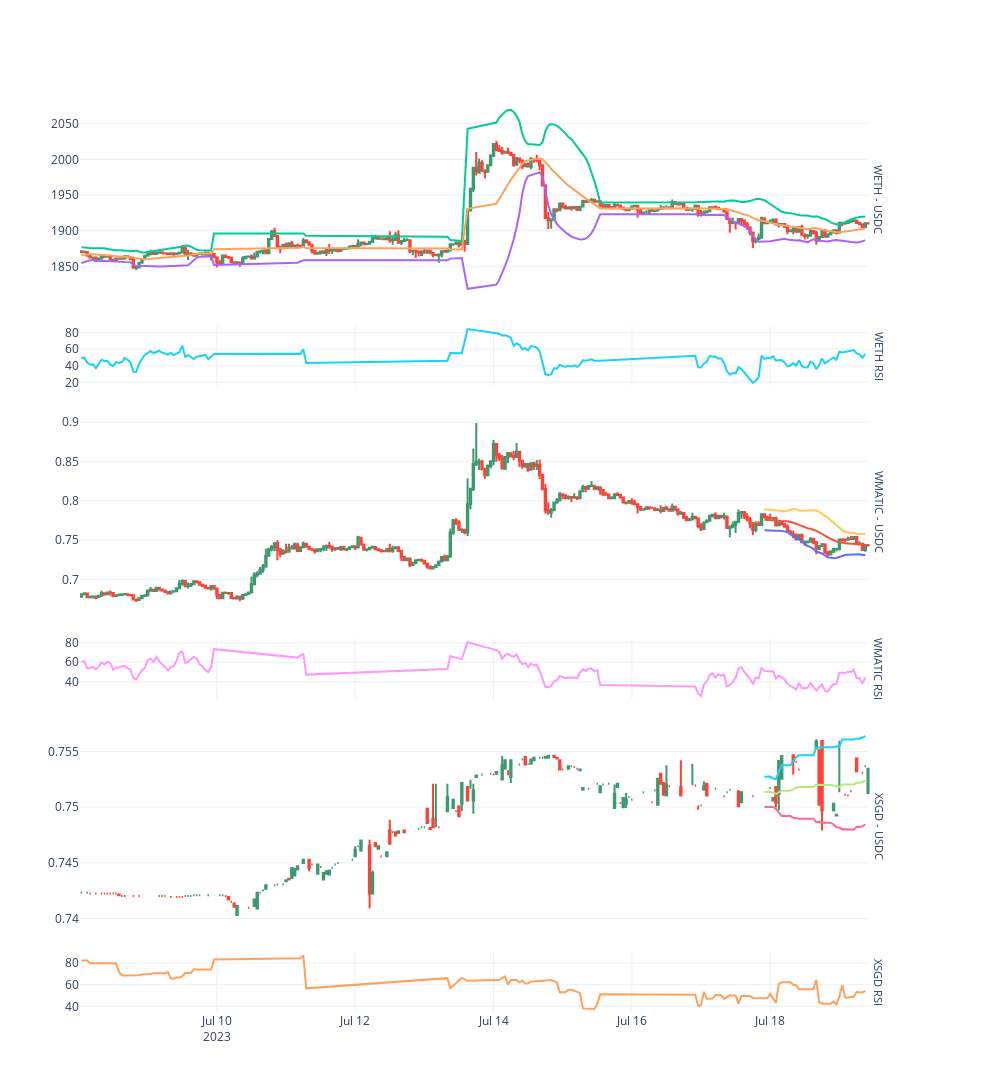

Source (notebook cell):
### Code cell
from tradeexecutor.visual.multiple_pairs import visualise_multiple_pairs

visualise_multiple_pairs(
    state, 
    universe.universe.candles,
    show_trades=False
)

### Figure 1 — Plotly figure (JSON) as saved in the notebook; plotly's stock layout.template omitted (floating-point values rounded to 4 significant figures; data arrays with more than 128 entries replaced by an {"elided": "..."} marker saying what was removed)
{"data": [{"close": {"elided": "274 float values"}, "high": {"elided": "274 float values"}, "hoverinfo": "text", "low": {"elided": "274 float values"}, "open": {"elided": "274 float values"}, "showlegend": false, "text": {"elided": "274 str values"}, "type": "candlestick", "x": {"elided": "274 str values"}, "xaxis": "x", "yaxis": "y"}, {"marker": {"color": "rgba(128,128,128,0.5)"}, "showlegend": false, "type": "bar", "x": {"elided": "724 str values"}, "xaxis": "x", "y": {"elided": "724 null values"}, "yaxis": "y"}, {"line": {"shape": "linear"}, "mode": "lines", "name": "WETH BB upper", "type": "scatter", "x": {"elided": "153 str values"}, "xaxis": "x", "y": {"elided": "153 float values"}, "yaxis": "y"}, {"line": {"shape": "linear"}, "mode": "lines", "name": "WETH BB lower", "type": "scatter", "x": {"elided": "153 str values"}, "xaxis": "x", "y": {"elided": "153 float values"}, "yaxis": "y"}, {"line": {"shape": "linear"}, "mode": "lines", "name": "WETH moving avg", "type": "scatter", "x": {"elided": "153 str values"}, "xaxis": "x", "y": {"elided": "153 float values"}, "yaxis": "y"}, {"line": {"shape": "linear"}, "mode": "lines", "name": "WETH RSI", "type": "scatter", "x": {"elided": "153 str values"}, "xaxis": "x2", "y": {"elided": "153 float values"}, "yaxis": "y3"}, {"close": {"elided": "274 float values"}, "high": {"elided": "274 float values"}, "hoverinfo": "text", "low": {"elided": "274 float values"}, "open": {"elided": "274 float values"}, "showlegend": false, "text": {"elided": "274 str values"}, "type": "candlestick", "x": {"elided": "274 str values"}, "xaxis": "x3", "yaxis": "y4"}, {"marker": {"color": "rgba(128,128,128,0.5)"}, "showlegend": false, "type": "bar", "x": {"elided": "724 str values"}, "xaxis": "x3", "y": {"elided": "724 null values"}, "yaxis": "y4"}, {"line": {"shape": "linear"}, "mode": "lines", "name": "WMATIC RSI", "type": "scatter", "x": {"elided": "153 str values"}, "xaxis": "x4", "y": {"elided": "153 float values"}, "yaxis": "y6"}, {"line": {"shape": "linear"}, "mode": "lines", "name": "WMATIC BB upper", "type": "scatter", "x": ["2023-07-17T22:00:00", "2023-07-17T23:00:00", "2023-07-18T00:00:00", "2023-07-18T01:00:00", "2023-07-18T02:00:00", "2023-07-18T03:00:00", "2023-07-18T04:00:00", "2023-07-18T05:00:00", "2023-07-18T06:00:00", "2023-07-18T07:00:00", "2023-07-18T08:00:00", "2023-07-18T09:00:00", "2023-07-18T10:00:00", "2023-07-18T11:00:00", "2023-07-18T12:00:00", "2023-07-18T13:00:00", "2023-07-18T14:00:00", "2023-07-18T15:00:00", "2023-07-18T16:00:00", "2023-07-18T17:00:00", "2023-07-18T18:00:00", "2023-07-18T19:00:00", "2023-07-18T20:00:00", "2023-07-18T21:00:00", "2023-07-18T22:00:00", "2023-07-18T23:00:00", "2023-07-19T00:00:00", "2023-07-19T01:00:00", "2023-07-19T02:00:00", "2023-07-19T03:00:00", "2023-07-19T04:00:00", "2023-07-19T05:00:00", "2023-07-19T06:00:00", "2023-07-19T07:00:00", "2023-07-19T08:00:00", "2023-07-19T09:00:00", "2023-07-19T10:00:00"], "xaxis": "x3", "y": [0.7892, 0.7889, 0.7884, 0.7884, 0.7879, 0.7874, 0.7868, 0.7867, 0.7873, 0.7884, 0.7894, 0.7892, 0.7874, 0.7874, 0.7874, 0.7875, 0.7877, 0.7875, 0.788, 0.7854, 0.7829, 0.781, 0.7786, 0.7749, 0.7727, 0.769, 0.7655, 0.7624, 0.7606, 0.7597, 0.759, 0.7594, 0.7578, 0.7577, 0.7576, 0.7572, null], "yaxis": "y4"}, {"line": {"shape": "linear"}, "mode": "lines", "name": "WMATIC BB lower", "type": "scatter", "x": ["2023-07-17T22:00:00", "2023-07-17T23:00:00", "2023-07-18T00:00:00", "2023-07-18T01:00:00", "2023-07-18T02:00:00", "2023-07-18T03:00:00", "2023-07-18T04:00:00", "2023-07-18T05:00:00", "2023-07-18T06:00:00", "2023-07-18T07:00:00", "2023-07-18T08:00:00", "2023-07-18T09:00:00", "2023-07-18T10:00:00", "2023-07-18T11:00:00", "2023-07-18T12:00:00", "2023-07-18T13:00:00", "2023-07-18T14:00:00", "2023-07-18T15:00:00", "2023-07-18T16:00:00", "2023-07-18T17:00:00", "2023-07-18T18:00:00", "2023-07-18T19:00:00", "2023-07-18T20:00:00", "2023-07-18T21:00:00", "2023-07-18T22:00:00", "2023-07-18T23:00:00", "2023-07-19T00:00:00", "2023-07-19T01:00:00", "2023-07-19T02:00:00", "2023-07-19T03:00:00", "2023-07-19T04:00:00", "2023-07-19T05:00:00", "2023-07-19T06:00:00", "2023-07-19T07:00:00", "2023-07-19T08:00:00", "2023-07-19T09:00:00", "2023-07-19T10:00:00"], "xaxis": "x3", "y": [0.7626, 0.7626, 0.7626, 0.7627, 0.7619, 0.7617, 0.7613, 0.7616, 0.7604, 0.7581, 0.7554, 0.7522, 0.7511, 0.7478, 0.7449, 0.7424, 0.7411, 0.7389, 0.7354, 0.7339, 0.733, 0.7304, 0.7282, 0.7276, 0.7269, 0.7272, 0.7288, 0.7303, 0.731, 0.7314, 0.7317, 0.7315, 0.7319, 0.7318, 0.7311, 0.7309, null], "yaxis": "y4"}, {"line": {"shape": "linear"}, "mode": "lines", "name": "WMATIC moving avg", "type": "scatter", "x": ["2023-07-17T22:00:00", "2023-07-17T23:00:00", "2023-07-18T00:00:00", "2023-07-18T01:00:00", "2023-07-18T02:00:00", "2023-07-18T03:00:00", "2023-07-18T04:00:00", "2023-07-18T05:00:00", "2023-07-18T06:00:00", "2023-07-18T07:00:00", "2023-07-18T08:00:00", "2023-07-18T09:00:00", "2023-07-18T10:00:00", "2023-07-18T11:00:00", "2023-07-18T12:00:00", "2023-07-18T13:00:00", "2023-07-18T14:00:00", "2023-07-18T15:00:00", "2023-07-18T16:00:00", "2023-07-18T17:00:00", "2023-07-18T18:00:00", "2023-07-18T19:00:00", "2023-07-18T20:00:00", "2023-07-18T21:00:00", "2023-07-18T22:00:00", "2023-07-18T23:00:00", "2023-07-19T00:00:00", "2023-07-19T01:00:00", "2023-07-19T02:00:00", "2023-07-19T03:00:00", "2023-07-19T04:00:00", "2023-07-19T05:00:00", "2023-07-19T06:00:00", "2023-07-19T07:00:00", "2023-07-19T08:00:00", "2023-07-19T09:00:00", "2023-07-19T10:00:00"], "xaxis": "x3", "y": [0.7759, 0.7757, 0.7755, 0.7755, 0.7749, 0.7746, 0.7741, 0.7741, 0.7739, 0.7733, 0.7724, 0.7707, 0.7692, 0.7676, 0.7661, 0.7649, 0.7644, 0.7632, 0.7617, 0.7597, 0.758, 0.7557, 0.7534, 0.7513, 0.7498, 0.7481, 0.7471, 0.7463, 0.7458, 0.7455, 0.7453, 0.7455, 0.7449, 0.7448, 0.7443, 0.7441, null], "yaxis": "y4"}, {"close": {"elided": "176 float values"}, "high": {"elided": "176 float values"}, "hoverinfo": "text", "low": {"elided": "176 float values"}, "open": {"elided": "176 float values"}, "showlegend": false, "text": {"elided": "176 str values"}, "type": "candlestick", "x": {"elided": "176 str values"}, "xaxis": "x5", "yaxis": "y7"}, {"marker": {"color": "rgba(128,128,128,0.5)"}, "showlegend": false, "type": "bar", "x": {"elided": "724 str values"}, "xaxis": "x5", "y": {"elided": "724 null values"}, "yaxis": "y7"}, {"line": {"shape": "linear"}, "mode": "lines", "name": "XSGD RSI", "type": "scatter", "x": {"elided": "153 str values"}, "xaxis": "x6", "y": {"elided": "153 float values"}, "yaxis": "y9"}, {"line": {"shape": "linear"}, "mode": "lines", "name": "XSGD BB upper", "type": "scatter", "x": ["2023-07-17T22:00:00", "2023-07-17T23:00:00", "2023-07-18T00:00:00", "2023-07-18T01:00:00", "2023-07-18T02:00:00", "2023-07-18T03:00:00", "2023-07-18T04:00:00", "2023-07-18T05:00:00", "2023-07-18T06:00:00", "2023-07-18T07:00:00", "2023-07-18T08:00:00", "2023-07-18T09:00:00", "2023-07-18T10:00:00", "2023-07-18T11:00:00", "2023-07-18T12:00:00", "2023-07-18T13:00:00", "2023-07-18T14:00:00", "2023-07-18T15:00:00", "2023-07-18T16:00:00", "2023-07-18T17:00:00", "2023-07-18T18:00:00", "2023-07-18T19:00:00", "2023-07-18T20:00:00", "2023-07-18T21:00:00", "2023-07-18T22:00:00", "2023-07-18T23:00:00", "2023-07-19T00:00:00", "2023-07-19T01:00:00", "2023-07-19T02:00:00", "2023-07-19T03:00:00", "2023-07-19T04:00:00", "2023-07-19T05:00:00", "2023-07-19T06:00:00", "2023-07-19T07:00:00", "2023-07-19T08:00:00", "2023-07-19T09:00:00", "2023-07-19T10:00:00"], "xaxis": "x5", "y": [0.7527, 0.7527, 0.7527, 0.7526, 0.7525, 0.7532, 0.7538, 0.7538, 0.7538, 0.7538, 0.7541, 0.7545, 0.7547, 0.7547, 0.7547, 0.7547, 0.7547, 0.7547, 0.7554, 0.7553, 0.7554, 0.7554, 0.7554, 0.7554, 0.7554, 0.7555, 0.7554, 0.7561, 0.7561, 0.7561, 0.7561, 0.7561, 0.7562, 0.7562, 0.7562, 0.7564, null], "yaxis": "y7"}, {"line": {"shape": "linear"}, "mode": "lines", "name": "XSGD BB lower", "type": "scatter", "x": ["2023-07-17T22:00:00", "2023-07-17T23:00:00", "2023-07-18T00:00:00", "2023-07-18T01:00:00", "2023-07-18T02:00:00", "2023-07-18T03:00:00", "2023-07-18T04:00:00", "2023-07-18T05:00:00", "2023-07-18T06:00:00", "2023-07-18T07:00:00", "2023-07-18T08:00:00", "2023-07-18T09:00:00", "2023-07-18T10:00:00", "2023-07-18T11:00:00", "2023-07-18T12:00:00", "2023-07-18T13:00:00", "2023-07-18T14:00:00", "2023-07-18T15:00:00", "2023-07-18T16:00:00", "2023-07-18T17:00:00", "2023-07-18T18:00:00", "2023-07-18T19:00:00", "2023-07-18T20:00:00", "2023-07-18T21:00:00", "2023-07-18T22:00:00", "2023-07-18T23:00:00", "2023-07-19T00:00:00", "2023-07-19T01:00:00", "2023-07-19T02:00:00", "2023-07-19T03:00:00", "2023-07-19T04:00:00", "2023-07-19T05:00:00", "2023-07-19T06:00:00", "2023-07-19T07:00:00", "2023-07-19T08:00:00", "2023-07-19T09:00:00", "2023-07-19T10:00:00"], "xaxis": "x5", "y": [0.75, 0.75, 0.75, 0.75, 0.7499, 0.7495, 0.7492, 0.7492, 0.7492, 0.7492, 0.749, 0.749, 0.749, 0.749, 0.749, 0.749, 0.749, 0.749, 0.7487, 0.7487, 0.7486, 0.7486, 0.7486, 0.7486, 0.7484, 0.7482, 0.7482, 0.748, 0.748, 0.748, 0.748, 0.748, 0.7482, 0.7482, 0.7483, 0.7484, null], "yaxis": "y7"}, {"line": {"shape": "linear"}, "mode": "lines", "name": "XSGD moving avg", "type": "scatter", "x": ["2023-07-17T22:00:00", "2023-07-17T23:00:00", "2023-07-18T00:00:00", "2023-07-18T01:00:00", "2023-07-18T02:00:00", "2023-07-18T03:00:00", "2023-07-18T04:00:00", "2023-07-18T05:00:00", "2023-07-18T06:00:00", "2023-07-18T07:00:00", "2023-07-18T08:00:00", "2023-07-18T09:00:00", "2023-07-18T10:00:00", "2023-07-18T11:00:00", "2023-07-18T12:00:00", "2023-07-18T13:00:00", "2023-07-18T14:00:00", "2023-07-18T15:00:00", "2023-07-18T16:00:00", "2023-07-18T17:00:00", "2023-07-18T18:00:00", "2023-07-18T19:00:00", "2023-07-18T20:00:00", "2023-07-18T21:00:00", "2023-07-18T22:00:00", "2023-07-18T23:00:00", "2023-07-19T00:00:00", "2023-07-19T01:00:00", "2023-07-19T02:00:00", "2023-07-19T03:00:00", "2023-07-19T04:00:00", "2023-07-19T05:00:00", "2023-07-19T06:00:00", "2023-07-19T07:00:00", "2023-07-19T08:00:00", "2023-07-19T09:00:00", "2023-07-19T10:00:00"], "xaxis": "x5", "y": [0.7514, 0.7514, 0.7514, 0.7513, 0.7512, 0.7514, 0.7515, 0.7515, 0.7515, 0.7515, 0.7516, 0.7517, 0.7518, 0.7518, 0.7518, 0.7518, 0.7518, 0.7518, 0.752, 0.752, 0.752, 0.752, 0.752, 0.752, 0.7519, 0.7518, 0.7518, 0.752, 0.752, 0.752, 0.752, 0.752, 0.7522, 0.7522, 0.7523, 0.7524, null], "yaxis": "y7"}], "layout": {"annotations": [{"font": {"size": 11}, "showarrow": false, "text": "WETH - USDC", "textangle": 90, "x": 0.94, "xanchor": "left", "xref": "paper", "y": 0.891, "yanchor": "middle", "yref": "paper"}, {"font": {"size": 11}, "showarrow": false, "text": "WETH RSI", "textangle": 90, "x": 0.94, "xanchor": "left", "xref": "paper", "y": 0.7194, "yanchor": "middle", "yref": "paper"}, {"font": {"size": 11}, "showarrow": false, "text": "WMATIC - USDC", "textangle": 90, "x": 0.94, "xanchor": "left", "xref": "paper", "y": 0.5477, "yanchor": "middle", "yref": "paper"}, {"font": {"size": 11}, "showarrow": false, "text": "WMATIC RSI", "textangle": 90, "x": 0.94, "xanchor": "left", "xref": "paper", "y": 0.376, "yanchor": "middle", "yref": "paper"}, {"font": {"size": 11}, "showarrow": false, "text": "XSGD - USDC", "textangle": 90, "x": 0.94, "xanchor": "left", "xref": "paper", "y": 0.2044, "yanchor": "middle", "yref": "paper"}, {"font": {"size": 11}, "showarrow": false, "text": "XSGD RSI", "textangle": 90, "x": 0.94, "xanchor": "left", "xref": "paper", "y": 0.03269, "yanchor": "middle", "yref": "paper"}], "height": 2000, "showlegend": false, "width": 1000, "xaxis": {"anchor": "y", "domain": [0, 0.94], "matches": "x6", "rangeslider": {"visible": false}, "showticklabels": false}, "xaxis2": {"anchor": "y3", "domain": [0, 0.94], "matches": "x6", "rangeslider": {"visible": false}, "showticklabels": false}, "xaxis3": {"anchor": "y4", "domain": [0, 0.94], "matches": "x6", "rangeslider": {"visible": false}, "showticklabels": false}, "xaxis4": {"anchor": "y6", "domain": [0, 0.94], "matches": "x6", "rangeslider": {"visible": false}, "showticklabels": false}, "xaxis5": {"anchor": "y7", "domain": [0, 0.94], "matches": "x6", "rangeslider": {"visible": false}, "showticklabels": false}, "xaxis6": {"anchor": "y9", "domain": [0, 0.94], "rangeslider": {"visible": false}}, "yaxis": {"anchor": "x", "domain": [0.7821, 1]}, "yaxis2": {"anchor": "x", "overlaying": "y", "side": "right"}, "yaxis3": {"anchor": "x2", "domain": [0.6867, 0.7521]}, "yaxis4": {"anchor": "x3", "domain": [0.4387, 0.6567]}, "yaxis5": {"anchor": "x3", "overlaying": "y4", "side": "right"}, "yaxis6": {"anchor": "x4", "domain": [0.3433, 0.4087]}, "yaxis7": {"anchor": "x5", "domain": [0.09538, 0.3133]}, "yaxis8": {"anchor": "x5", "overlaying": "y7", "side": "right"}, "yaxis9": {"anchor": "x6", "domain": [0, 0.06538]}}}
